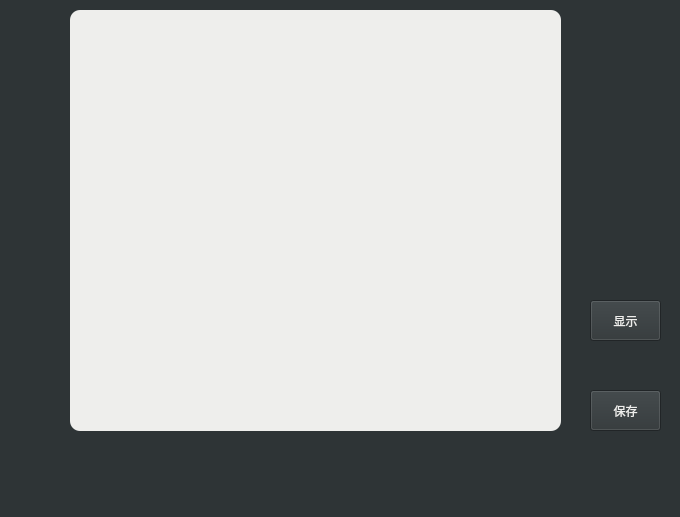
<?xml version="1.0" encoding="UTF-8"?>
<ui version="4.0">
 <class>Form5</class>
 <widget class="QWidget" name="Form5">
  <property name="geometry">
   <rect>
    <x>0</x>
    <y>0</y>
    <width>680</width>
    <height>517</height>
   </rect>
  </property>
  <property name="windowTitle">
   <string>Form</string>
  </property>
  <property name="styleSheet">
   <string notr="true">background-color: rgb(46, 52, 54);</string>
  </property>
  <widget class="QTextEdit" name="textEdit">
   <property name="geometry">
    <rect>
     <x>70</x>
     <y>10</y>
     <width>491</width>
     <height>421</height>
    </rect>
   </property>
   <property name="styleSheet">
    <string notr="true">background-color: rgb(238, 238, 236);
font: 15pt &quot;Ubuntu&quot;;
color: rgb(46, 52, 54);
border-radius: 10px;</string>
   </property>
   <property name="html">
    <string>&lt;!DOCTYPE HTML PUBLIC &quot;-//W3C//DTD HTML 4.0//EN&quot; &quot;http://www.w3.org/TR/REC-html40/strict.dtd&quot;&gt;
&lt;html&gt;&lt;head&gt;&lt;meta name=&quot;qrichtext&quot; content=&quot;1&quot; /&gt;&lt;style type=&quot;text/css&quot;&gt;
p, li { white-space: pre-wrap; }
&lt;/style&gt;&lt;/head&gt;&lt;body style=&quot; font-family:'Ubuntu'; font-size:15pt; font-weight:400; font-style:normal;&quot;&gt;
&lt;p style=&quot;-qt-paragraph-type:empty; margin-top:0px; margin-bottom:0px; margin-left:0px; margin-right:0px; -qt-block-indent:0; text-indent:0px; font-size:11pt;&quot;&gt;&lt;br /&gt;&lt;/p&gt;&lt;/body&gt;&lt;/html&gt;</string>
   </property>
  </widget>
  <widget class="QPushButton" name="btn_save">
   <property name="geometry">
    <rect>
     <x>590</x>
     <y>390</y>
     <width>71</width>
     <height>41</height>
    </rect>
   </property>
   <property name="styleSheet">
    <string notr="true">color: rgb(238, 238, 236);
font: 15pt &quot;Ubuntu&quot;; </string>
   </property>
   <property name="text">
    <string>保存</string>
   </property>
  </widget>
  <widget class="QPushButton" name="btn_show">
   <property name="geometry">
    <rect>
     <x>590</x>
     <y>300</y>
     <width>71</width>
     <height>41</height>
    </rect>
   </property>
   <property name="styleSheet">
    <string notr="true">color: rgb(238, 238, 236);
font: 15pt &quot;Ubuntu&quot;; </string>
   </property>
   <property name="text">
    <string>显示</string>
   </property>
  </widget>
 </widget>
 <resources/>
 <connections/>
</ui>
